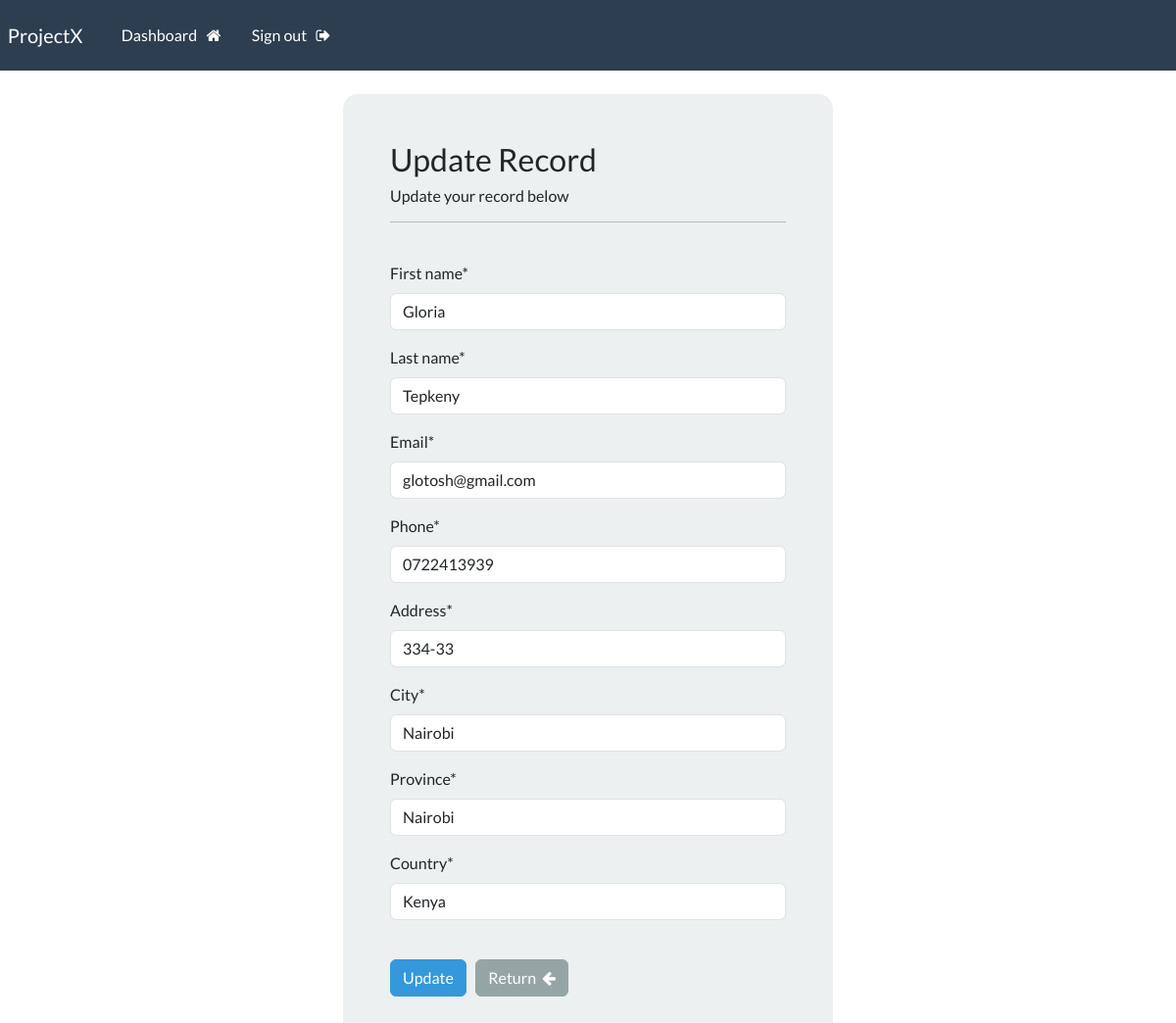
/update-record/5 (signed in), run on the app's committed database.
### crm_app/models.py (models this page shows, shortened)
class Record(models.Model):
    date_joined = models.DateTimeField(default=timezone.now)
    first_name = models.CharField(max_length=100)
    last_name = models.CharField(max_length=100)
    email = models.CharField(max_length=255)
    phone = models.CharField(max_length=20)
    address = models.CharField(max_length=300)
    city = models.CharField(max_length=255)
    province = models.CharField(max_length=200)
    country = models.CharField(max_length=125)

### crm_app/views.py (the view)
# urls.py: path('update-record/<int:pk>', views.update_record, name='update-record'),
@login_required(login_url='login')
def update_record(request,pk):
    record = Record.objects.get(id=pk)
    form = UpdateRecordForm(instance=record)
    if request.method == 'POST':
        form = UpdateRecordForm(request.POST, instance=record)
        if form.is_valid():
            form.save()
            messages.success(request, "Record updated")
            return redirect("dashboard")
    context = {'form':form}
    return render(request, 'crm_app/update-record.html',context=context)

### crm_app/forms.py
class UpdateRecordForm(forms.ModelForm):
    class Meta:
        model = Record
        fields = ['first_name', 'last_name', 'email', 'phone','address','city','province','country']

### crm_app/templates/crm_app/update-record.html (shortened to what this page needs)
{% extends 'crm_app/base.html' %}
{% load crispy_forms_tags %}
{% block content %}
<body>
<div class="container bg-light shadow-md p-5 form-layout">
    <h3> Update Record </h3>
    <h6>Update your record below</h6>
    <hr>
    <br>
    <form method="POST" autocomplete="off">
        {{ form|crispy }}
        <br>
        <button type="submit" class="btn btn-info" >Update</button>
        <a href="{% url 'dashboard' %}" class="btn btn-secondary" >Return &nbsp;<i class="fa fa-arrow-left" aria-hidden="true"></i> </a>
    </form>
</body>
{% endblock content  %}

### static/css/style.css (style rules this page uses)
.form-layout { border-radius: 15px; width: 500px; }

### data on the page
Record: first_name "Gloria", last_name "Tepkeny", email "glotosh@gmail.com", phone "0722413939", address "334-33", city "Nairobi", province "Nairobi", country "Kenya"
